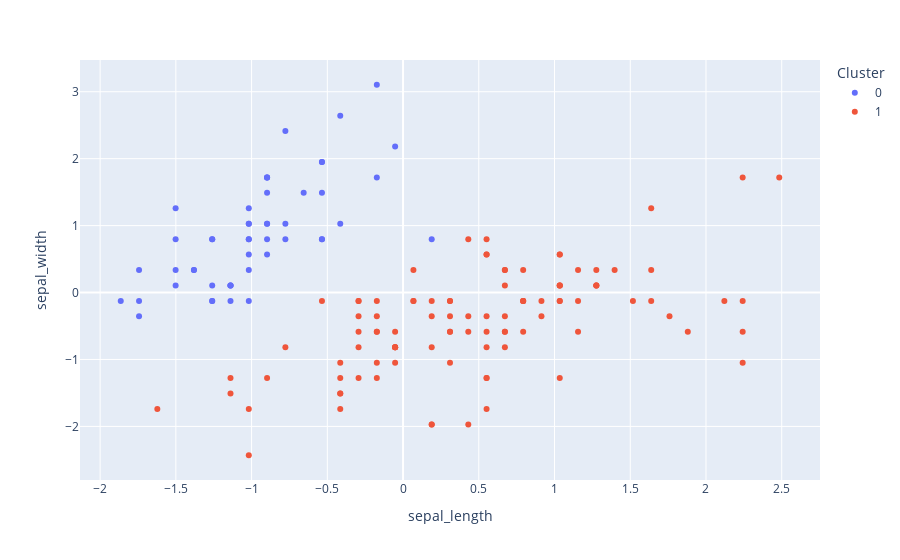

The code cell stored with this chart in its notebook:
### Markdown cell above
#### 5. Realizar graficas con el numero de clusters que mejor se ajusten

### Code cell
# 2 clusters

datos_con_clusters['Cluster'] = datos_con_clusters["Cluster"].astype("category")

fig = px.scatter(datos_con_clusters,
                 x = 'sepal_length',
                 y = 'sepal_width',
                 color = 'Cluster',
                )
fig.show()
